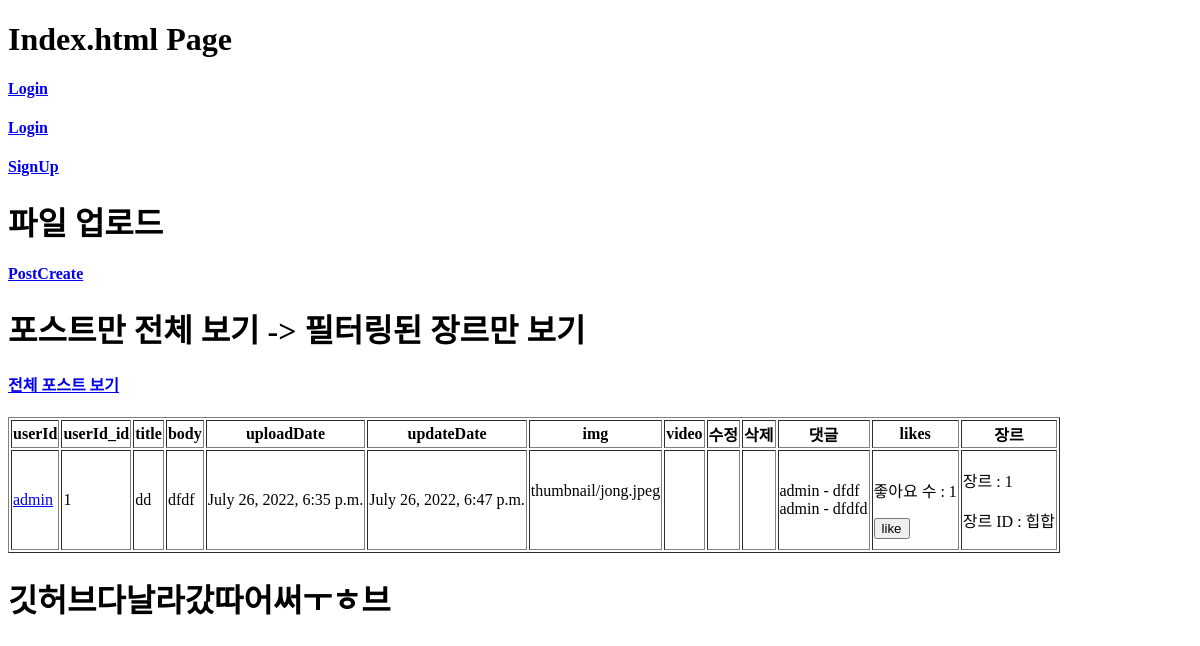
/, run on an earlier commit of the app's database.
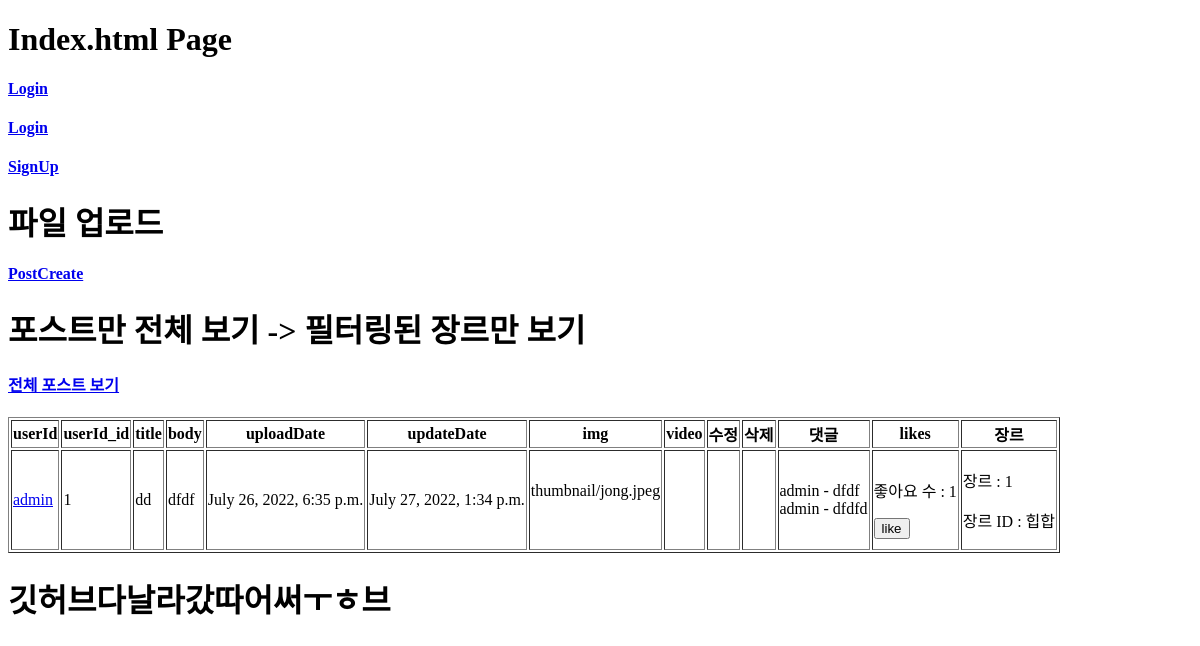
And on a later commit of the database.
### danceapp/models.py (models this page shows, shortened)
class Post(models.Model):
    userId = models.ForeignKey(userProfile, on_delete=models.CASCADE) # 회원ID # User 모델의 pk를 가져옴
    title = models.CharField(max_length=200) # 제목
    body = models.TextField() # 게시물 설명
    uploadDate = models.DateTimeField(auto_now_add=True) # 처음 업로드 시간
    updateDate = models.DateTimeField(auto_now=True) # 수정 시간
    photo = models.ImageField(blank=True, null=True, upload_to='thumbnail') # 썸네일 # upload_to : static/blog_photo 로 저장해줘
    video = models.FileField(blank=True, null=True, upload_to='video') # 배포시에는 models.FilePathField()사용
    genreName = models.ForeignKey(Genre, null=True, on_delete=models.CASCADE) # 장르
    likes_user = models.ManyToManyField(userProfile, related_name='likes', blank=True) # 좋아요 누른 사람
    likes_count = models.PositiveIntegerField(default=0) # 좋아요 개수

class Genre(models.Model):
    id = models.AutoField(primary_key=True, null=False) # pk
    name = models.CharField(max_length=20) # 장르 이름

### accounts/models.py (models this page shows)
class userProfile(AbstractUser):
    nickname = models.CharField(max_length=50, null=True, blank=True) # 실제 이름
    danceSkill = models.CharField(max_length=10 ,null=True, blank=True) # 상 중 하
    phoneNum = models.IntegerField(null=True, blank=True)
    gender = models.CharField(max_length=10 ,null=True, blank=True)
    createdAt = models.DateTimeField(auto_now_add=True)
    birth = models.DateField(null=True, blank=True)
    def __str__(self):
        return self.username

### danceapp/views.py (the view)
# urls.py: path('', views.index, name='index'),
def index(request):
    posts = Post.objects.filter().order_by('-updateDate')
    comment_form = CommentForm()
    context = {
        'posts':posts,
        'comment_form':comment_form
    }
    return render(request, 'index.html', context)

### danceapp/forms.py
class CommentForm(forms.ModelForm):
    class Meta:
        model = Comment
        fields = ['comment']
    def __init__(self, *args, **kwargs):
        super(CommentForm, self).__init__(*args, **kwargs)
        self.fields['comment'].widget.attrs = {
            'class': 'form-control',
            'placeholder': "댓글 입력",
            'rows':10
        }

### danceapp/models.py (called while the page is built)
    def __str__(self):
        return self.comment

### danceapp/templates/index.html (shortened to what this page needs)
<!DOCTYPE html>
<html lang="en">
<head>
</head>
<body>
    <h1>Index.html Page</h1>
    {% if request.user.is_authenticated %}
    {{request.user}}
    <h4><a href="{% url 'logout' %}">Logout</a></h4>
    {% else %}
    <h4><a href="{% url 'login' %}">Login</a></h4>
    {% endif %}
    <h4><a href="{% url 'login' %}">Login</a></h4>
    <h4><a href="{% url 'signup' %}">SignUp</a></h4>
    <h1>파일 업로드</h1>
    <h4><a href="{% url 'postcreate' %}">PostCreate</a></h4>
    <h1>포스트만 전체 보기 -> 필터링된 장르만 보기</h1>
    <h4><a href="{% url 'showpostall' %}">전체 포스트 보기</a></h4>
    <div>
        <table border="1">
            <tr>
                <th>userId</th>
                <th>userId_id</th>
                <th>title</th>
                <th>body</th>
                <th>uploadDate</th>
                <th>updateDate</th>
                <th>img</th>
                <th>video</th>
                <th>수정</th>
                <th>삭제</th>
                <th>댓글</th>
                <th>likes</th>
                <th>장르</th>
            </tr>
            {% for post in posts %}
            <tr>
                <td><a href="{% url 'post_detail' post.userId_id %}">{{ post.userId }}</a></td>
                <td>{{ post.userId_id }}</td>
                <td>{{ post.title }}</td>
                <td>{{ post.body }}</td>
                <td>{{ post.uploadDate }}</td>
                <td>{{ post.updateDate }}</td>
                <td>
                    {% if post.photo %}
                    {{ post.photo }} <br>
                    {% endif %}
                </td>
                <td>
                </td>
                <td>
                </td>
                <td>
                </td>
                <td>
                    {% for comment in post.comment_set.all %}
                    {{ comment.userId }} - {{ comment }}
                    <br>
                    {% endfor %}
                </td>
                <td>
                    <form action="{% url 'likes' post.id %}" method="">
                        <p>
                            좋아요 수 : {{ post.likes_count }}
                        </p>
                        {% if request.user in post.likes_user.all %}
                        <input type="submit" value="dislike">
                        {% else %}
                        <input type="submit" value="like">
                        {% endif %}
                    </form>
                </td>
                <td>
                    <p>장르 : {{ post.genreName.id }}</p>
                    <p>장르 ID : {{ post.genreName.name }}</p>
                </td>
            </tr>
            {% endfor %}
        </table>
    </div>
    <h1>깃허브다날라갔따어써ㅜㅎ브</h1>
</body>
</html>

What changed in the data, as far as the page shows it:
changed Post "dd": updateDate "July 26, 2022, 6:47 p.m." → "July 27, 2022, 1:34 p.m."
